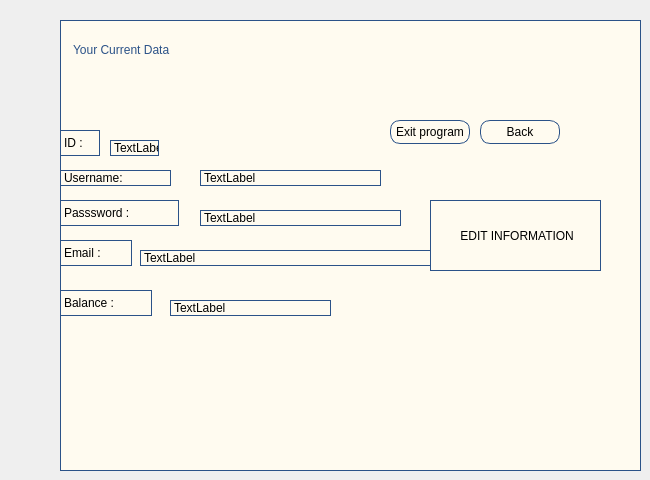
    <widget class="QWidget" name="current_data">
     <widget class="QWidget" name="widget_16" native="true">
      <property name="geometry">
       <rect>
        <x>60</x>
        <y>20</y>
        <width>581</width>
        <height>451</height>
       </rect>
      </property>
      <property name="styleSheet">
       <string notr="true">border:1px solid  rgb(43, 82, 136);


background-color: rgb(255, 251, 240);</string>
      </property>
      <widget class="QLabel" name="label_31">
       <property name="geometry">
        <rect>
         <x>9</x>
         <y>9</y>
         <width>310</width>
         <height>41</height>
        </rect>
       </property>
       <property name="styleSheet">
        <string notr="true">color: rgb(43, 82, 136);
border-color: rgb(255, 251, 240);
font: 700 30pt &quot;Times New Roman&quot;;</string>
       </property>
       <property name="text">
        <string>Your Current Data </string>
       </property>
      </widget>
      <widget class="QLabel" name="label_32">
       <property name="geometry">
        <rect>
         <x>0</x>
         <y>110</y>
         <width>40</width>
         <height>26</height>
        </rect>
       </property>
       <property name="styleSheet">
        <string notr="true">font: 700 17pt &quot;Times New Roman&quot;;</string>
       </property>
       <property name="text">
        <string>ID :</string>
       </property>
      </widget>
      <widget class="QLabel" name="label_33">
       <property name="geometry">
        <rect>
         <x>0</x>
         <y>180</y>
         <width>119</width>
         <height>26</height>
        </rect>
       </property>
       <property name="styleSheet">
        <string notr="true">font: 700 17pt &quot;Times New Roman&quot;;</string>
       </property>
       <property name="text">
        <string>Passsword :</string>
       </property>
      </widget>
      <widget class="QLabel" name="label_34">
       <property name="geometry">
        <rect>
         <x>0</x>
         <y>220</y>
         <width>72</width>
         <height>26</height>
        </rect>
       </property>
       <property name="styleSheet">
        <string notr="true">font: 700 17pt &quot;Times New Roman&quot;;</string>
       </property>
       <property name="text">
        <string>Email :</string>
       </property>
      </widget>
      <widget class="QLabel" name="label_43">
       <property name="geometry">
        <rect>
         <x>0</x>
         <y>270</y>
         <width>92</width>
         <height>26</height>
        </rect>
       </property>
       <property name="styleSheet">
        <string notr="true">font: 700 17pt &quot;Times New Roman&quot;;</string>
       </property>
       <property name="text">
        <string>Balance :</string>
       </property>
      </widget>
      <widget class="QLabel" name="id_label">
       <property name="geometry">
        <rect>
         <x>50</x>
         <y>120</y>
         <width>49</width>
         <height>16</height>
        </rect>
       </property>
       <property name="styleSheet">
        <string notr="true">border-radius:10px;
font: 10pt &quot;Segoe UI&quot;;
border:1px solid  rgb(43, 82, 136);
</string>
       </property>
       <property name="text">
        <string>TextLabel</string>
       </property>
      </widget>
      <widget class="QLabel" name="pass_label">
       <property name="geometry">
        <rect>
         <x>140</x>
         <y>190</y>
         <width>201</width>
         <height>16</height>
        </rect>
       </property>
       <property name="styleSheet">
        <string notr="true">border-radius:10px;
font: 10pt &quot;Segoe UI&quot;;
border:1px solid  rgb(43, 82, 136);
</string>
       </property>
       <property name="text">
        <string>TextLabel</string>
       </property>
      </widget>
      <widget class="QLabel" name="email_label">
       <property name="geometry">
        <rect>
         <x>80</x>
         <y>230</y>
         <width>301</width>
         <height>16</height>
        </rect>
       </property>
       <property name="styleSheet">
        <string notr="true">border-radius:10px;
font: 10pt &quot;Segoe UI&quot;;
border:1px solid  rgb(43, 82, 136);
</string>
       </property>
       <property name="text">
        <string>TextLabel</string>
       </property>
      </widget>
      <widget class="QLabel" name="balance_label">
       <property name="geometry">
        <rect>
         <x>110</x>
         <y>280</y>
         <width>161</width>
         <height>16</height>
        </rect>
       </property>
       <property name="styleSheet">
        <string notr="true">border-radius:10px;
font: 10pt &quot;Segoe UI&quot;;
border:1px solid  rgb(43, 82, 136);
</string>
       </property>
       <property name="text">
        <string>TextLabel</string>
       </property>
      </widget>
      <widget class="QLabel" name="label_10">
       <property name="geometry">
        <rect>
         <x>0</x>
         <y>150</y>
         <width>111</width>
         <height>16</height>
        </rect>
       </property>
       <property name="styleSheet">
        <string notr="true">font: 700 17pt &quot;Times New Roman&quot;;</string>
       </property>
       <property name="text">
        <string>Username:</string>
       </property>
      </widget>
      <widget class="QLabel" name="username_label">
       <property name="geometry">
        <rect>
         <x>140</x>
         <y>150</y>
         <width>181</width>
         <height>16</height>
        </rect>
       </property>
       <property name="styleSheet">
        <string notr="true">border-radius:10px;
font: 10pt &quot;Segoe UI&quot;;
border:1px solid  rgb(43, 82, 136);
</string>
       </property>
       <property name="text">
        <string>TextLabel</string>
       </property>
      </widget>
      <widget class="QPushButton" name="TOEDIT">
       <property name="geometry">
        <rect>
         <x>370</x>
         <y>180</y>
         <width>171</width>
         <height>71</height>
        </rect>
       </property>
       <property name="toolTip">
        <string>&lt;html&gt;&lt;head/&gt;&lt;body&gt;&lt;p&gt;&lt;span style=&quot; font-size:20pt; font-weight:700;&quot;&gt;EDIT&lt;/span&gt;&lt;br/&gt;&lt;/p&gt;&lt;p&gt;&lt;br/&gt;&lt;/p&gt;&lt;/body&gt;&lt;/html&gt;</string>
       </property>
       <property name="text">
        <string> EDIT INFORMATION</string>
       </property>
      </widget>
      <widget class="QPushButton" name="back1">
       <property name="geometry">
        <rect>
         <x>420</x>
         <y>100</y>
         <width>80</width>
         <height>24</height>
        </rect>
       </property>
       <property name="styleSheet">
        <string notr="true">border-radius:10px;
font: 10pt &quot;Segoe UI&quot;;
border:1px solid  rgb(43, 82, 136);
</string>
       </property>
       <property name="text">
        <string>Back</string>
       </property>
      </widget>
      <widget class="QPushButton" name="exit1">
       <property name="geometry">
        <rect>
         <x>330</x>
         <y>100</y>
         <width>80</width>
         <height>24</height>
        </rect>
       </property>
       <property name="styleSheet">
        <string notr="true">border-radius:10px;
font: 10pt &quot;Segoe UI&quot;;
border:1px solid  rgb(43, 82, 136);
</string>
       </property>
       <property name="text">
        <string>Exit program</string>
       </property>
      </widget>
     </widget>
    </widget>
